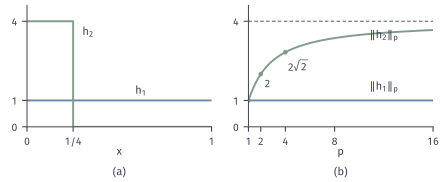

Generate this figure with Python:
from pathlib import Path
import sys
ROOT = next(p for p in Path(__file__).resolve().parents if (p/"build.sh").is_file() and (p/"tex/book.tex").is_file())
sys.path.insert(0, str(ROOT/"figures/00-shared/mathematical-preliminaries-upper/00-shared/comprehension-figures"))
from support import figure, save, BLUE, GREEN, YELLOW, RED, PURPLE, INK, MUTED, GRID, BLUE_FILL, GREEN_FILL, YELLOW_FILL, RED_FILL, PURPLE_FILL
import numpy as np

def panel_labels(fig, axes, y=.02):
    for ax, s in zip(axes, "(a) (b) (c)".split()):
        q = ax.get_position(); fig.text((q.x0+q.x1)/2, y, s, ha="center", va="bottom")

# h1=1 on [0,1], h2=4 on [0,1/4]; L^p norms 1 and 4^(1-1/p).
fig, axes = figure(width_mm=112, height_mm=46, ncols=2)
fig.set_layout_engine(None)
fig.subplots_adjust(left=.06, right=.985, top=.97, bottom=.3, wspace=.2)
ax = axes[0]
ax.plot([0, 1], [1, 1], color=BLUE, lw=1.4)
ax.plot([0, .25, .25, 1], [4, 4, 0, 0], color=GREEN, lw=1.4)
ax.text(.62, 1.15, '$h_1$', ha='center', va='bottom'); ax.text(.3, 3.6, '$h_2$', ha='left', va='center')
ax.set_xlim(0, 1); ax.set_ylim(0, 4.6); ax.set_xticks([0, .25, 1]); ax.set_xticklabels(['0', '1/4', '1']); ax.set_yticks([0, 1, 4]); ax.set_xlabel('$x$', labelpad=0)
ax = axes[1]; p = np.linspace(1, 16, 300)
ax.plot(p, 0*p+1, color=BLUE, lw=1.4)
ax.plot(p, 4**(1-1/p), color=GREEN, lw=1.4)
ax.plot([1, 16], [4, 4], color=MUTED, lw=.85, ls=(0, (3, 2)))
for a in (1, 2, 4):
    v = 4**(1-1/a); ax.plot([a], [v], 'o', ms=3.4, color=GREEN, mew=0)
ax.text(2.3, 1.78, '$2$', ha='left', va='top', fontsize=7.5); ax.text(4.2, 2.55, '$2\\sqrt{2}$', ha='left', va='top', fontsize=7.5)
ax.text(12, 3.45, r'$\Vert h_2\Vert_p$', ha='center', va='center'); ax.text(12, 1.25, r'$\Vert h_1\Vert_p$', ha='center', va='bottom')
ax.set_xlim(1, 16); ax.set_ylim(0, 4.6); ax.set_xticks([1, 2, 4, 8, 16]); ax.set_yticks([0, 1, 4]); ax.set_xlabel('$p$', labelpad=0)
panel_labels(fig, axes)
save(fig, Path(__file__).resolve().parent, 'figure', {'formula': 'h1=1, h2=4*1[0,1/4]; ||h1||_p=1, ||h2||_p=4^(1-1/p)'})
